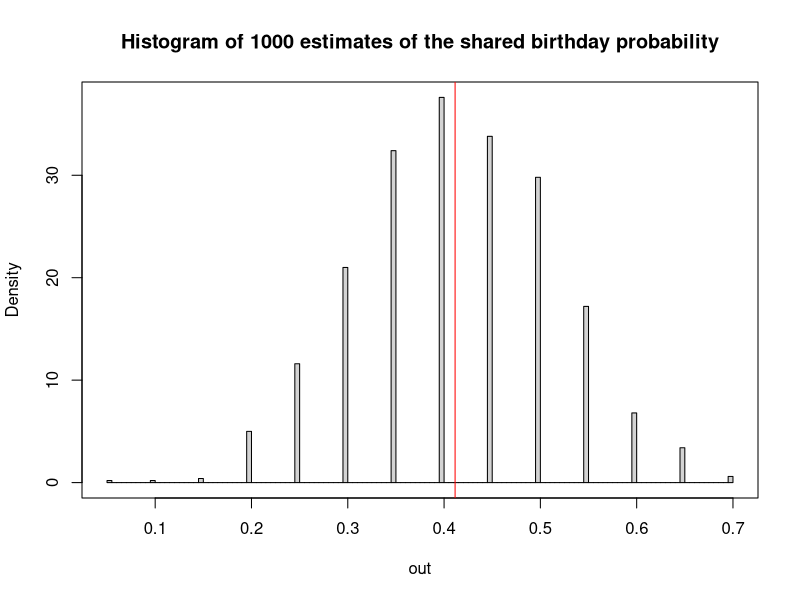
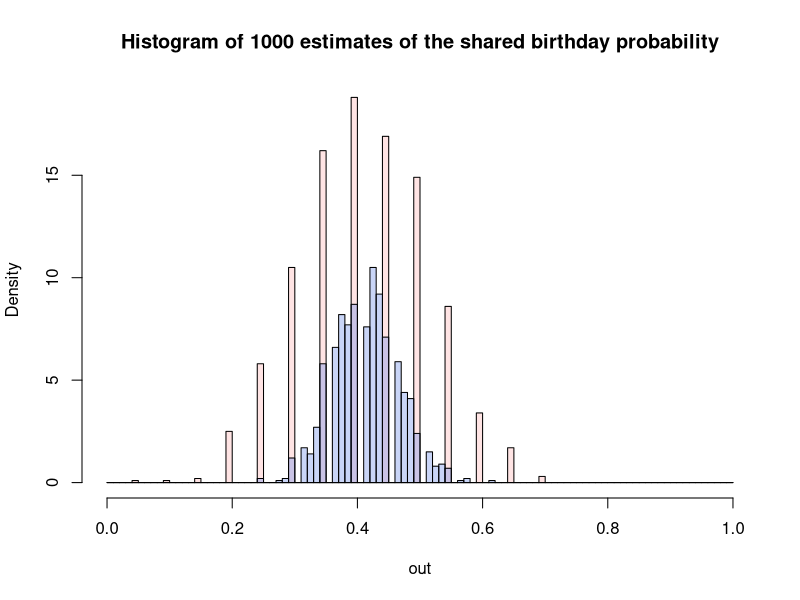

The R script that drew these images, in order:
## ---- chunk 1
generate_class <- function(class_size){
  sample(1:365, class_size, replace=TRUE)
}

check_birthday <- function(class){
  class |> 
    duplicated() |> 
    any()
}

set.seed(230583)
R <- 30
replicates <- replicate(R, generate_class(20) |> check_birthday())
mean(replicates)
## ---- chunk 2
R <- 20
out <- rep(NA, 1000)
for(i in 1:length(out)){
  replicates <- replicate(R, generate_class(20) |> check_birthday())
  out[i] <- mean(replicates)
}
hist(out, breaks = 100, freq = FALSE, main = "Histogram of 1000 estimates of the shared birthday probability")
box()
analytic_solution <- function(k) {
  analytic_solution <- 1 - (exp(lfactorial(365) - lfactorial(365-k)) / (365^k))
}
k <- 20
analytic_prob <- analytic_solution(k)
abline(v = analytic_prob, col = "red")

#actual value of birthday(20)
print(analytic_prob)

## ---- chunk 3
#min and max
min(out)
max(out)

## ---- chunk 4
absolute_error <- function(out, a_prob){
  sum_of_error <- 0
  for(i in 1:length(out)){
    sum_of_error <- sum_of_error + abs(out[i] - a_prob)
  }
  absolute_error <- sum_of_error / length(out)
}
abs_err <- absolute_error(out, analytic_prob)

print(abs_err)
## ---- chunk 5

for(i in 70:90){
  R <- i
  out_new <- rep(NA, 1000)
  for(i in 1:length(out_new)){
    replicates <- replicate(R, generate_class(20) |> check_birthday())
    out_new[i] <- mean(replicates)
  }
  analytic_prob <- analytic_solution(20)
  abs_err_new <- absolute_error(out_new, analytic_prob)
  if(abs_err_new <= abs_err / 2){
    print(abs_err_new)
    print(R)
    break
  }
}
## ---- chunk 6
R2 <- 80 # Change this
out2 <- rep(NA, 1000)
for(i in 1:length(out2)){
  replicates <- replicate(R2, generate_class(20) |> check_birthday())
  out2[i] <- mean(replicates)
}

bins <- seq(0,1,by = 0.01)
hist(out, breaks = bins, col = "#ffabab50", freq = FALSE, main = "Histogram of 1000 estimates of the shared birthday probability")
hist(out2, breaks = bins, add=TRUE, col = "#6488ea59", freq = FALSE)
## ---- chunk 7
R <- 80
out <- rep(NA, 1000)
for(i in 1:length(out)){
  replicates <- replicate(R, generate_class(20) |> check_birthday())
  out[i] <- mean(replicates)
}

absolute_error <- function(out, a_prob){
  sum_of_error <- 0
  for(i in 1:length(out)){
    sum_of_error <- sum_of_error + abs(out[i] - a_prob)
  }
  absolute_error <- sum_of_error / length(out)
}
abs_err <- absolute_error(out, analytic_prob)

print(abs_err)

## ---- chunk 8
vax_data <- function(R){
    vs <- rbinom(R,1,.5)
    ds <- rbinom(R,1,.25*(vs==1)+.75*(vs==0))
    rt <- rbinom(R,1,.7*(ds==1)+.5*(ds==0))
    data.frame(
        vaccination_status = c("vaccinated","unvaccinated")[vs+1]
      , disease_severity = c("mild","severe")[ds+1]
      , recovery_time = c("short","long")[rt+1]
    )
}

calc_delta <- function(df){
  num_vax <- 0
  vax_and_recov <- 0
  
  for(i in 1:nrow(df)){
    if(df[i,1] == "vaccinated"){
      num_vax <- num_vax + 1
      if(df[i,3] == "short"){
        vax_and_recov <- vax_and_recov + 1
      }
    }
  }
  p_short_given_vax = vax_and_recov / num_vax
  
  num_unvax <- 0
  unvax_and_recov <- 0
  
  for(i in 1:nrow(df)){
    if(df[i,1] == "unvaccinated"){
      num_unvax <- num_unvax + 1
      if(df[i,3] == "short"){
        unvax_and_recov <- unvax_and_recov + 1
      }
    }
  }
  p_short_given_unvax = unvax_and_recov / num_unvax
  
  delta = p_short_given_vax - p_short_given_unvax
}

Ra <- 1000
vax <- vax_data(Ra)

print(vax)

delta <- calc_delta(vax)
print(delta)
## ---- chunk 9


dfMild <- vax[which(vax$disease_severity == "mild"),]

delta_mild <- calc_delta(dfMild)
print(delta_mild)

dfSevere <- vax[which(vax$disease_severity == "severe"),]

delta_severe <- calc_delta(dfSevere)
print(delta_severe)


